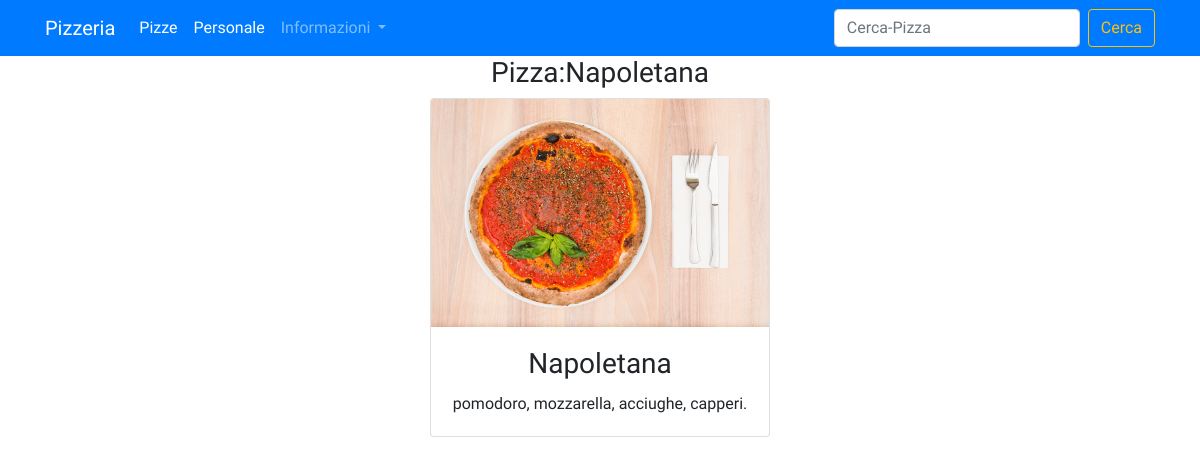
The app's page /pizza/6/ with its own data.
### pizze/models.py (models this page shows, shortened)
class Pizze(models.Model):
    nome=models.CharField(max_length=30)
    ingredienti=models.TextField()
    prezzo=models.CharField(max_length=10)
    immagine = models.ImageField(max_length=150, blank=True, null=True)
    class Meta:
        verbose_name="Pizza"
        verbose_name_plural="Pizze"

### core/views.py (the view)
# urls.py: path("pizza/<int:pk>/", visualizza_pizza, name="visualizza_pizza_view"),
def visualizza_pizza(request,pk):
    pizza=get_object_or_404(Pizze,pk=pk)
    context={"pizza":pizza}
    return render(request,"core/pizza.html",context)

### core/templates/core/pizza.html
{% extends 'base.html'%} {% block head_title %} {{ block.super }} {% endblock head_title %} {% load crispy_forms_tags %} {% block head_style%} {% endblock head_style%} {% block content %}
<div class="container">
    <div class="row justify-content-center">
        <div class=" col-lg-4 col-md-8 text-center text-center">
            <h3>Pizza:{{pizza.nome}}</h3>
            <div class="card">
                <img class="card-img-top" src="{{pizza.immagine.url}}" alt="Card image cap">
                <div class="card-body">
                    <h3 class="card-title">{{pizza.nome}}</h3>
                    <p class="card-text">{{pizza.ingredienti}}</p>
                </div>
            </div>
        </div>
        {% endblock %}

### templates/base.html (style rules this page uses)
body { font-family: 'Akaya Telivigala', cursive; }

### records on screen
Pizze: nome "Napoletana", immagine (picture), ingredienti "pomodoro, mozzarella, acciughe, capperi."
